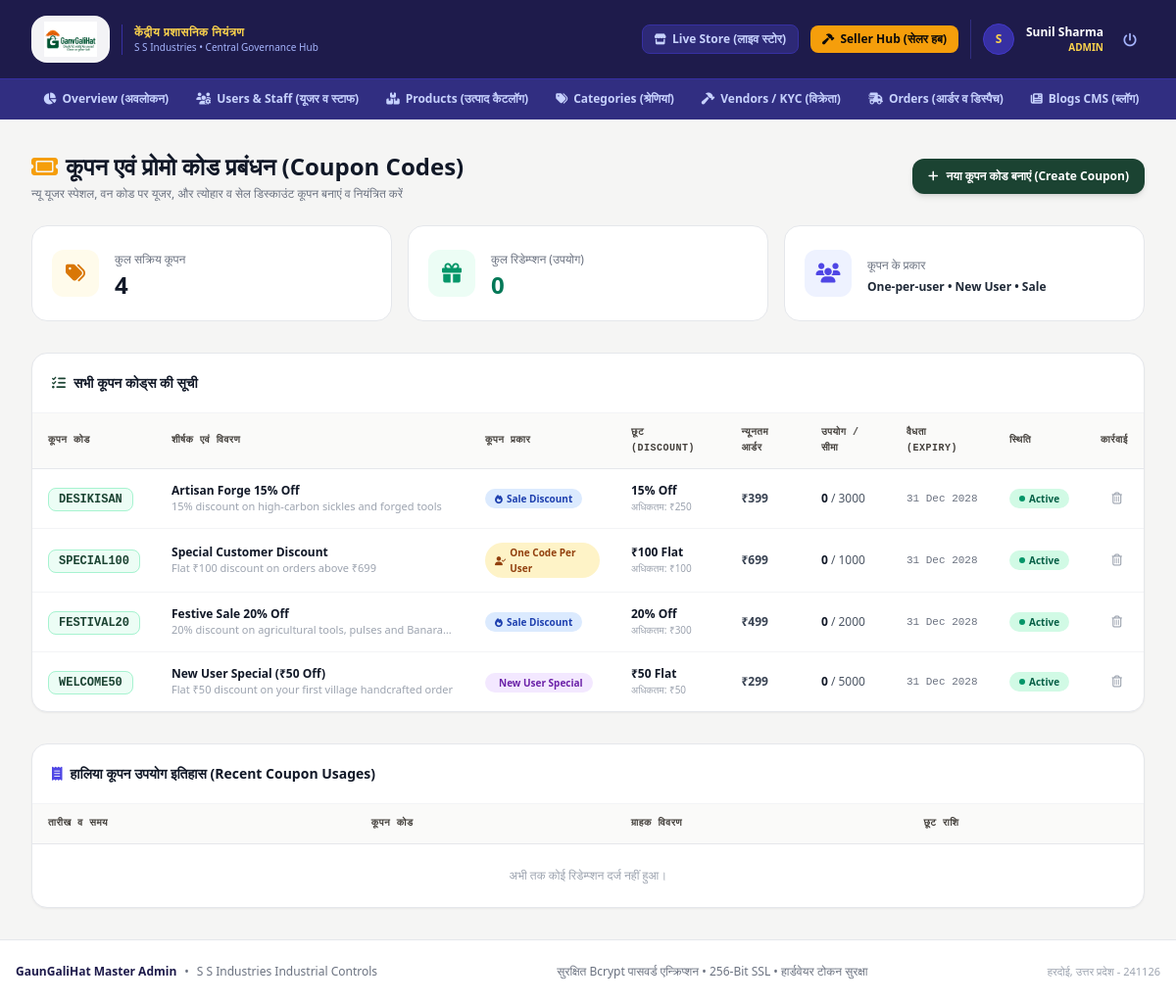
The app's page /admin/coupons.php (signed in) with its own data.
### tables this page shows
CREATE TABLE IF NOT EXISTS `users` (
  `id` INT AUTO_INCREMENT PRIMARY KEY,
  `unique_code` VARCHAR(50) UNIQUE NOT NULL,
  `name` VARCHAR(150) NOT NULL,
  `username` VARCHAR(80) UNIQUE NOT NULL,
  `email` VARCHAR(150) UNIQUE NOT NULL,
  `phone` VARCHAR(30) NOT NULL,
  `password` VARCHAR(255) NOT NULL,
  `role` ENUM('customer', 'vendor', 'admin', 'super_admin') NOT NULL DEFAULT 'customer',
  `department` VARCHAR(150) DEFAULT NULL,
  `avatar` VARCHAR(255) DEFAULT NULL,
  `city` VARCHAR(100) DEFAULT 'Hardoi',
  `state` VARCHAR(100) DEFAULT 'Uttar Pradesh',
  `pincode` VARCHAR(20) DEFAULT '241001',
  `address` TEXT DEFAULT NULL,
  `status` ENUM('active', 'pending', 'suspended') DEFAULT 'active',
  `created_at` TIMESTAMP DEFAULT CURRENT_TIMESTAMP
);

CREATE TABLE IF NOT EXISTS `coupons` (
  `id` INT AUTO_INCREMENT PRIMARY KEY,
  `code` VARCHAR(50) UNIQUE NOT NULL,
  `title` VARCHAR(150) NOT NULL,
  `description` TEXT,
  `discount_type` ENUM('percentage', 'fixed', 'free_shipping') DEFAULT 'percentage',
  `discount_value` DECIMAL(10,2) NOT NULL,
  `min_order_amount` DECIMAL(10,2) DEFAULT 0,
  `max_discount` DECIMAL(10,2) DEFAULT 0,
  `coupon_type` ENUM('one_per_user', 'new_user_only', 'sale_discount') DEFAULT 'sale_discount',
  `usage_limit` INT DEFAULT 1000,
  `used_count` INT DEFAULT 0,
  `start_date` DATE DEFAULT NULL,
  `expiry_date` DATE DEFAULT NULL,
  `status` ENUM('active', 'inactive') DEFAULT 'active',
  `created_at` TIMESTAMP DEFAULT CURRENT_TIMESTAMP
);

### admin/coupons.php (the view, shortened to what the rows shown need)
<?php
require_once __DIR__ . '/../includes/functions.php';
require_once __DIR__ . '/../includes/auth_check.php';
$stmt_coupons = $pdo->query("SELECT * FROM coupons ORDER BY id DESC");
$coupons = $stmt_coupons->fetchAll();
require_once __DIR__ . '/admin_header.php';
?>
<div class="mb-6 flex flex-col sm:flex-row sm:items-center justify-between gap-4">
  <div>
    <h1 class="text-2xl font-black text-gray-900 flex items-center gap-2">
      <i class="fa-solid fa-ticket text-amber-500"></i>
      कूपन एवं प्रोमो कोड प्रबंधन (Coupon Codes)
    </h1>
  </div>
</div>
<div class="bg-white rounded-2xl border border-gray-200 shadow-sm overflow-hidden mb-8">
  <div class="overflow-x-auto">
    <table class="w-full text-left text-xs text-gray-600">
      <thead class="bg-stone-50 border-b border-gray-200 text-stone-700 uppercase font-mono text-[10px] tracking-wider">
        <tr>
          <th class="px-4 py-3">कूपन कोड</th>
          <th class="px-4 py-3">शीर्षक एवं विवरण</th>
          <th class="px-4 py-3">कूपन प्रकार</th>
          <th class="px-4 py-3">छूट (Discount)</th>
          <th class="px-4 py-3">न्यूनतम आर्डर</th>
          <th class="px-4 py-3">उपयोग / सीमा</th>
          <th class="px-4 py-3">वैधता (Expiry)</th>
          <th class="px-4 py-3">स्थिति</th>
          <th class="px-4 py-3 text-right">कार्रवाई</th>
        </tr>
      </thead>
      <tbody class="divide-y divide-gray-100">
        <?php if (empty($coupons)): ?>
          <tr>
            <td colspan="9" class="p-8 text-center text-gray-400">कोई कूपन नहीं मिला। नया कूपन बनाएं।</td>
          </tr>
        <?php else: ?>
          <?php foreach ($coupons as $c): ?>
            <tr class="hover:bg-stone-50 transition">
              <td class="px-4 py-3.5">
                <span class="font-mono font-bold text-brand-green bg-emerald-50 border border-emerald-200 px-2.5 py-1 rounded-lg text-xs">
                  <?= htmlspecialchars($c['code']) ?>
                </span>
              </td>
              <td class="px-4 py-3.5 max-w-xs">
                <div class="font-bold text-gray-900"><?= htmlspecialchars($c['title']) ?></div>
                <div class="text-[11px] text-gray-400 truncate"><?= htmlspecialchars($c['description'] ?? '') ?></div>
              </td>
              <td class="px-4 py-3.5">
                <?php if ($c['coupon_type'] === 'new_user_only'): ?>
                  <span class="inline-flex items-center gap-1 px-2.5 py-0.5 rounded-full text-[10px] font-bold bg-purple-100 text-purple-800">
                    <i class="fa-solid fa-sparkles text-[9px]"></i> New User Special
                  </span>
                <?php elseif ($c['coupon_type'] === 'one_per_user'): ?>
                  <span class="inline-flex items-center gap-1 px-2.5 py-0.5 rounded-full text-[10px] font-bold bg-amber-100 text-amber-800">
                    <i class="fa-solid fa-user-check text-[9px]"></i> One Code Per User
                  </span>
                <?php else: ?>
                  <span class="inline-flex items-center gap-1 px-2.5 py-0.5 rounded-full text-[10px] font-bold bg-blue-100 text-blue-800">
                    <i class="fa-solid fa-fire text-[9px]"></i> Sale Discount
                  </span>
                <?php endif; ?>
              </td>
              <td class="px-4 py-3.5">
                <div class="font-bold text-gray-900">
                  <?= $c['discount_type'] === 'fixed' ? '₹' . number_format($c['discount_value'], 0) . ' Flat' : number_format($c['discount_value'], 0) . '% Off' ?>
                </div>
                <?php if ($c['max_discount'] > 0): ?>
                  <div class="text-[10px] text-gray-400">अधिकतम: ₹<?= number_format($c['max_discount'], 0) ?></div>
                <?php endif; ?>
              </td>
              <td class="px-4 py-3.5 font-bold text-gray-700">
                ₹<?= number_format($c['min_order_amount'], 0) ?>
              </td>
              <td class="px-4 py-3.5">
                <span class="font-bold text-gray-900"><?= $c['used_count'] ?></span> / <?= $c['usage_limit'] ?>
              </td>
              <td class="px-4 py-3.5 text-[11px] text-gray-500 font-mono">
                <?= $c['expiry_date'] ? date('d M Y', strtotime($c['expiry_date'])) : 'हमेशा मान्य' ?>
              </td>
              <td class="px-4 py-3.5">
                <a href="/admin/coupons.php?toggle_status=<?= $c['id'] ?>"
                  class="inline-flex items-center gap-1 px-2.5 py-0.5 rounded-full text-[10px] font-bold <?= $c['status'] === 'active' ? 'bg-emerald-100 text-emerald-800' : 'bg-stone-200 text-stone-600' ?>">
                  <span class="w-1.5 h-1.5 rounded-full <?= $c['status'] === 'active' ? 'bg-emerald-600' : 'bg-stone-500' ?>"></span>
                  <?= ucfirst($c['status']) ?>
                </a>
              </td>
              <td class="px-4 py-3.5 text-right whitespace-nowrap">
                <a href="/admin/coupons.php?delete_id=<?= $c['id'] ?>" onclick="return confirm('क्या आप वाकई इस कूपन को हटाना चाहते हैं?')"
                  class="p-1.5 text-gray-400 hover:text-red-600 rounded hover:bg-red-50 transition" title="डिलीट करें">
                  <i class="fa-regular fa-trash-can"></i>
                </a>
              </td>
            </tr>
          <?php endforeach; ?>
        <?php endif; ?>
      </tbody>
    </table>
  </div>
</div>
<div class="bg-white rounded-2xl border border-gray-200 shadow-sm overflow-hidden">
  <div class="overflow-x-auto">
    <table class="w-full text-left text-xs text-gray-600">
      <thead class="bg-stone-50 border-b border-gray-200 text-stone-700 uppercase font-mono text-[10px] tracking-wider">
        <tr>
          <th class="px-4 py-3">तारीख व समय</th>
          <th class="px-4 py-3">कूपन कोड</th>
          <th class="px-4 py-3">ग्राहक विवरण</th>
          <th class="px-4 py-3">छूट राशि</th>
        </tr>
      </thead>
    </table>
  </div>
</div>
<?php require_once __DIR__ . '/admin_footer.php'; ?>

### admin/admin_header.php (shortened to what the rows shown need)
<?php
require_once __DIR__ . '/../includes/functions.php';
$admin_user = get_logged_in_user();
?>
<!DOCTYPE html>
<html lang="en" class="h-full bg-stone-100">
<head>
  <script src="https://cdn.tailwindcss.com"></script>
  <link rel="stylesheet" href="https://cdnjs.cloudflare.com/ajax/libs/font-awesome/6.5.1/css/all.min.css">
  <link rel="stylesheet" href="/assets/css/style.css">
</head>
<body class="h-full flex flex-col font-sans text-gray-800 antialiased bg-stone-100">
  <header class="bg-indigo-950 text-white border-b border-indigo-900 sticky top-0 z-40">
    <div class="max-w-7xl mx-auto px-3 sm:px-6 lg:px-8">
      <div class="flex items-center justify-between h-16 sm:h-20 gap-3">
        <div class="flex items-center gap-2 sm:gap-3">
          <div class="flex items-center gap-2 sm:gap-3 pl-2 sm:pl-3 border-l border-indigo-900">
            <div class="w-8 h-8 rounded-full overflow-hidden bg-indigo-800 text-amber-300 font-bold flex items-center justify-center text-xs border border-indigo-700">
              <?php if (!empty($admin_user['avatar'])): ?>
                <img src="<?= htmlspecialchars($admin_user['avatar']) ?>" alt="Admin" class="w-full h-full object-cover">
              <?php else: ?>
                <?= strtoupper(mb_substr($admin_user['name'], 0, 1)) ?>
              <?php endif; ?>
            </div>
            <div class="text-right hidden sm:block">
              <div class="text-xs font-bold text-white"><?= htmlspecialchars($admin_user['name']) ?></div>
              <div class="text-[10px] text-amber-300 uppercase font-semibold"><?= htmlspecialchars($admin_user['role']) ?></div>
            </div>
            <a href="/logout.php" class="p-2 text-indigo-300 hover:text-red-400 rounded-lg hover:bg-indigo-900 transition" title="Sign Out (लॉगआउट)">
              <i class="fa-solid fa-power-off text-sm"></i>
            </a>
          </div>
        </div>
      </div>
    </div>
  </header>
  <main class="flex-1 py-5 sm:py-8">
    <div class="max-w-7xl mx-auto px-3 sm:px-6 lg:px-8">

### records on screen
users: name "S", name "Sunil Sharma", role "ADMIN"
coupons: code "DESIKISAN", title "Artisan Forge 15% Off", description "15% discount on high-carbon sickles and forged tools", coupon_type "sale_discount" (drawn), discount_value "15", max_discount "250", min_order_amount "399", used_count "0", usage_limit "3000", expiry_date "31 Dec 2028", status "Active"
coupons: code "SPECIAL100", title "Special Customer Discount", description "Flat ₹100 discount on orders above ₹699", coupon_type "one_per_user" (drawn), discount_value "100", max_discount "100", min_order_amount "699", used_count "0", usage_limit "1000", expiry_date "31 Dec 2028", status "Active"
coupons: code "FESTIVAL20", title "Festive Sale 20% Off", description "20% discount on agricultural tools, pulses and Banara…", coupon_type "sale_discount" (drawn), discount_value "20", max_discount "300", min_order_amount "499", used_count "0", usage_limit "2000", expiry_date "31 Dec 2028", status "Active"
coupons: code "WELCOME50", title "New User Special (₹50 Off)", description "Flat ₹50 discount on your first village handcrafted order", coupon_type "New User Special", discount_value "50", max_discount "50", min_order_amount "299", used_count "0", usage_limit "5000", expiry_date "31 Dec 2028", status "Active"

### other values on screen
count($coupons) "4"
array_sum(array_column($coupons, 'used_count')) "0"
